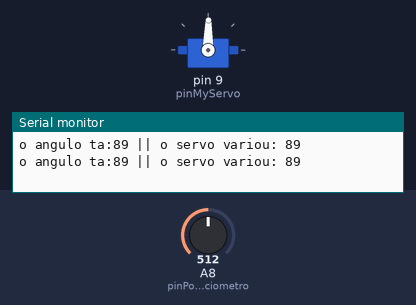
A sketch run on a simulated Arduino Mega 2560, built with avr-gcc and run on an emulated ATmega2560. Parts: servo, the last lines printed to the serial monitor. The inputs (shaded band) are chosen by the test bench; at power-on: A8 (pinPotenciometro) = 512.

Above: at 1.3 s.
1.4 s: A8 (pinPotenciometro) set to 716
At 2.2 s:
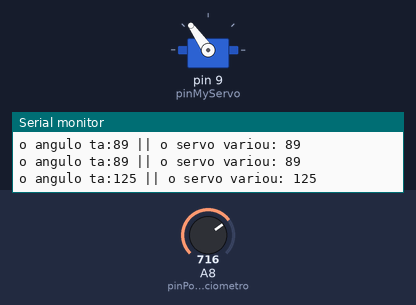
3.0 s: A8 (pinPotenciometro) set to 900
At 3.4 s:
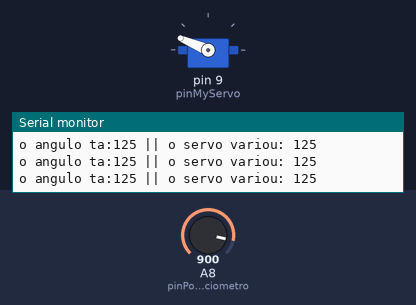
4.5 s: A8 (pinPotenciometro) set to 1023
At 5.7 s:
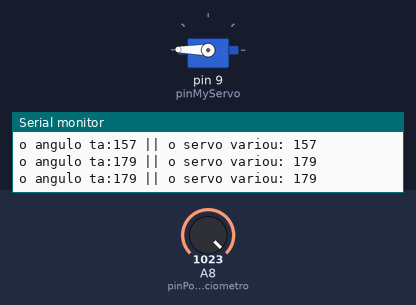
6.0 s: A8 (pinPotenciometro) set to 306
At 7.1 s:
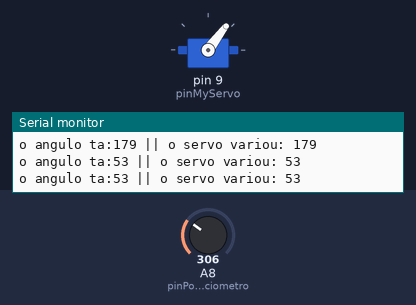
7.5 s: A8 (pinPotenciometro) set to 122
At 8.3 s:
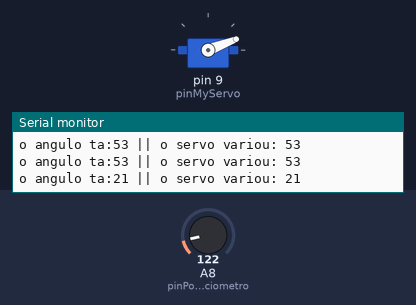
9.0 s: A8 (pinPotenciometro) set to 511
At 9.5 s:
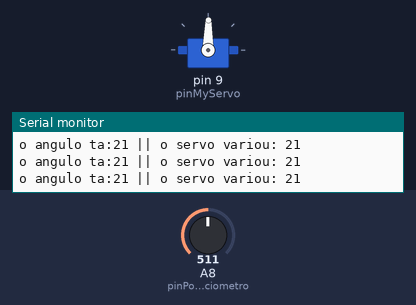
Timing chart, 0 to 11.5 s (numbered marks = the images above; inputs shaded):
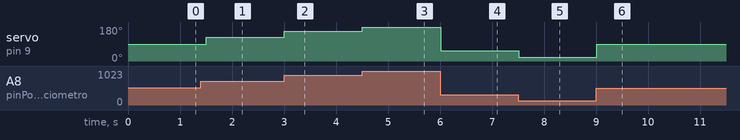

Measured:
- after the input at 1.4 s, servo on pin 9 (pinMyServo): 89° → 125° after 0.10 s
- after the input at 3.0 s, servo on pin 9 (pinMyServo): 125° → 157° at once
- after the input at 4.5 s, servo on pin 9 (pinMyServo): 157° → 179° at once
- after the input at 6.0 s, servo on pin 9 (pinMyServo): 179° → 53° at once
- after the input at 7.5 s, servo on pin 9 (pinMyServo): 53° → 21° at once
- after the input at 9.0 s, servo on pin 9 (pinMyServo): 21° → 89° at once

The sketch:

servoporraaaa.ino
```cpp
  //----------------------------------------------
  // Hugo Rafael de Lima
  // Programa pra testar no rôbo novo
  //----------------------------------------------
  // bibliotecas e definições

  #include <Servo.h>

  #define pinMyServo 9
  #define pinPotenciometro A8

  Servo myServo;
  int pos = 0;

  //----------------------------------------------

  void setup( void ){

  	// vel do bagulho
  	Serial.begin(9600);

    // definindo potenciometro
    pinMode( pinPotenciometro, INPUT );

    // definindo myServo
    myServo.attach( pinMyServo );

    myServo.write(0);

  }

  //----------------------------------------------

  void loop( void ){

    int angulo = map( analogRead(pinPotenciometro), 0, 1023, 0, 179);

    myServo.write( angulo );

    delay(500);


    Serial.print("o angulo ta:");
    Serial.print(angulo);
    Serial.print(" || o servo variou: ");
    Serial.println( myServo.read() );

  }

  //----------------------------------------------
```
